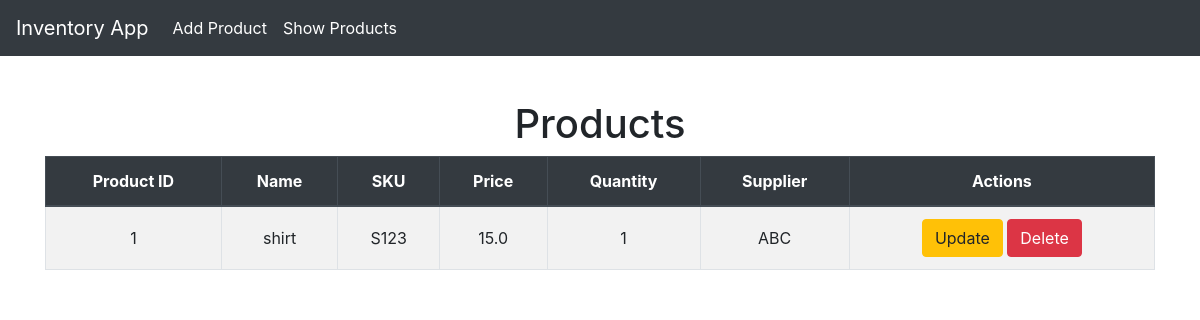
The page /list/ on the database as committed earlier.
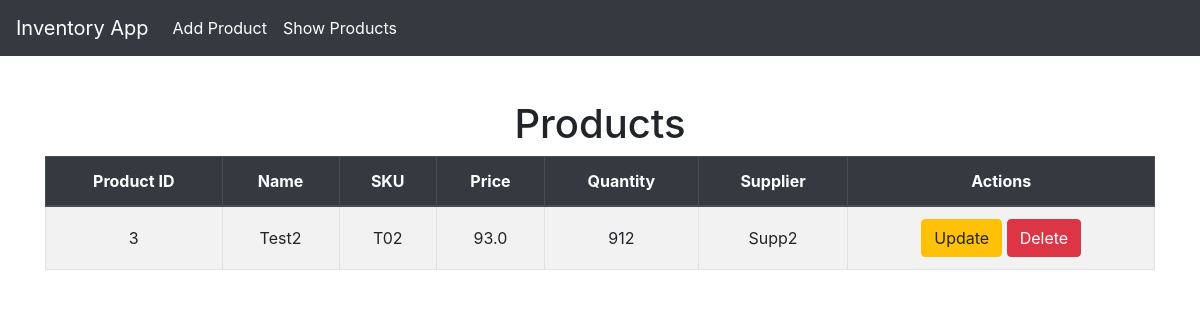
The same page on the database as committed later.
### invApp/models.py (models this page shows, shortened)
class Product(models.Model):
    product_id = models.AutoField(primary_key=True)
    name = models.CharField(max_length=100)
    sku = models.CharField(max_length=50, unique=True)
    price = models.FloatField()
    quantity = models.IntegerField()
    supplier = models.CharField(max_length=100)

### invApp/views.py (the view)
# urls.py: path('list/', views.product_list_view, name='product_list'),
def product_list_view(request):
    products = Product.objects.all()
    return render(request, 'invApp/product_list.html',
                  {'products':products})

### invApp/templates/invApp/product_list.html (shortened to what this page needs)
{% extends "invApp/layout.html" %}
{% block content %}
    <h1 class="text-center">Products</h1>
    <table class="table table-bordered table-striped text-center">
        <thead class="thead-dark">
            <tr>
                <th>Product ID</th>
                <th>Name</th>
                <th>SKU</th>
                <th>Price</th>
                <th>Quantity</th>
                <th>Supplier</th>
                <th>Actions</th>
            </tr>
        </thead>
        <tbody>
            {% for product in products %}
            <tr>
                <td>{{ product.product_id }}</td>
                <td>{{ product.name }}</td>
                <td>{{ product.sku }}</td>
                <td>{{ product.price }}</td>
                <td>{{ product.quantity }}</td>
                <td>{{ product.supplier }}</td>
                <td>
                    <a href="{% url 'product_update' product.product_id %}"
                        class="btn btn-warning">Update
                    </a>
                    <a href="{% url 'product_delete' product.product_id %}"
                        class="btn btn-danger">Delete
                    </a>
                </td>
            </tr>
            {% endfor %}
        </tbody>
    </table>
{% endblock %}

### invApp/templates/invApp/layout.html (shortened to what this page needs)
{% load static %}
<!DOCTYPE html>
<html lang="en">
<head>
    <link href="https://cdn.jsdelivr.net/npm/bootstrap@4.5.2/dist/css/bootstrap.min.css" rel="stylesheet">
</head>
<body>
    <nav class="navbar navbar-expand-lg navbar-dark fixed-top">
        <a href="{% url 'home' %}" class="navbar-brand">
            Inventory App
        </a>
        <div class="collapse navbar-collapse" id="navbarNav">
            <ul class="navbar-nav">
                <li class="nav-item">
                    <a href="{% url 'product_create' %}" class="nav-link">
                        Add Product
                    </a>
                </li>
                <li class="nav-item">
                    <a href="{% url 'product_list' %}" class="nav-link">
                        Show Products
                    </a>
                </li>
            </ul>
        </div>
    </nav>
    <div class="container">
        {% block content %}{% endblock %}
    </div>
</body>
</html>

### invApp/templates/invApp/layout.html (style rules this page uses)
.navbar { background-color: #343a40; }
.navbar-brand, .nav-link { color: #fff !important; }
.container { margin-top: 20px; }
.table th, .table td { vertical-align: middle; }
h1 { margin-top: 100px; }

Rows that differ between the two databases and show on the page:
removed Product: product_id "1", name "shirt", sku "S123", price "15.0", quantity "1", supplier "ABC"
added Product: product_id "3", name "Test2", sku "T02", price "93.0", quantity "912", supplier "Supp2"
